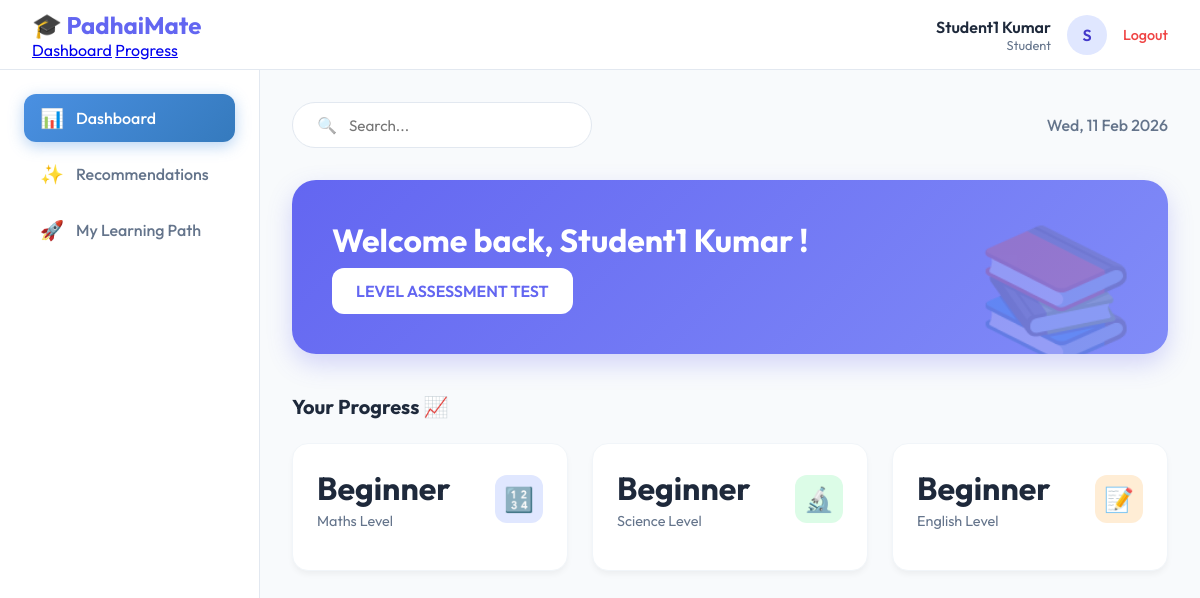
The app's page /account/student/student-dashboard (signed in), older data.
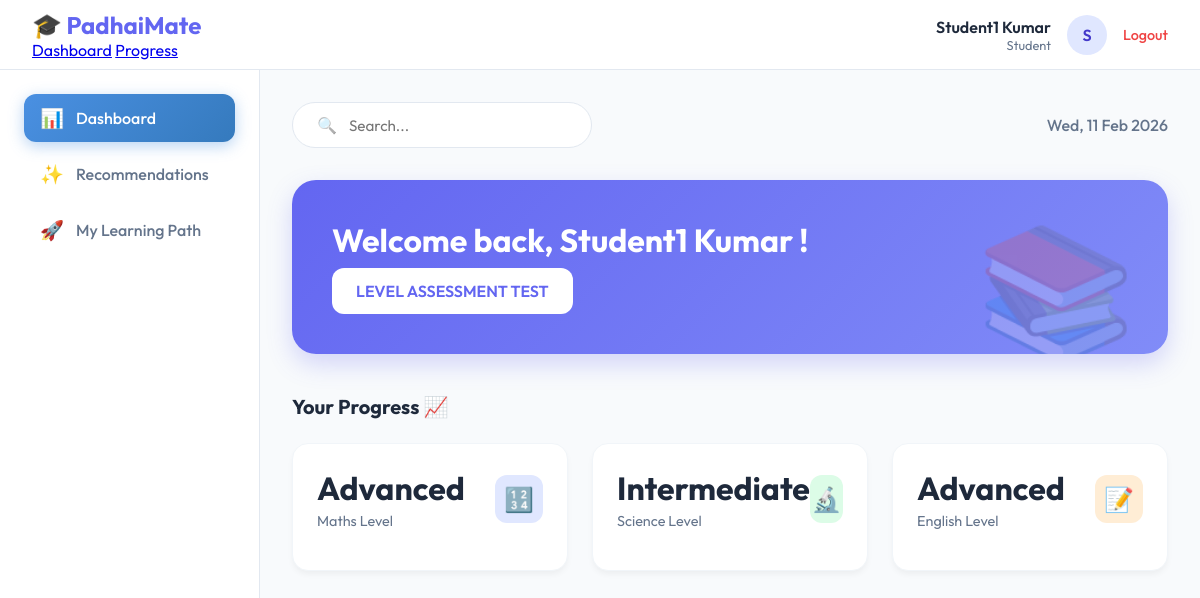
The same page, newer data.
### student/models.py (models this page shows, shortened)
class StudentProfile(models.Model):
    user = models.OneToOneField(
        User,
        on_delete=models.CASCADE,
        related_name="student_profile"
    )
    student_class = models.IntegerField(choices=CLASS_CHOICES)
    maths_level = models.CharField(
        max_length=20,
        choices=[
            ("Beginner", "Beginner"),
            ("Intermediate", "Intermediate"),
            ("Advanced", "Advanced"),
        ],
        default="Beginner"
    )
    science_level = models.CharField(
        max_length=20,
        choices=[
            ("Beginner", "Beginner"),
            ("Intermediate", "Intermediate"),
            ("Advanced", "Advanced"),
        ],
        default="Beginner"
    )
    english_level = models.CharField(
        max_length=20,
        choices=[
            ("Beginner", "Beginner"),
            ("Intermediate", "Intermediate"),
            ("Advanced", "Advanced"),
        ],
        default="Beginner"
    )

### student/views.py (the view)
# urls.py: path('student-dashboard', views.dashboard, name='student-dashboard'),
@login_required
def dashboard(request):
    if request.session.get("clear_answers"):
        request.session.pop("answers", None)
        request.session.pop("clear_answers", None)
    first_name = request.user.first_name
    last_name = request.user.last_name
    current_date = datetime.now()
    test_result = request.session.get("last_test_result")
    overall_level = request.session.get("overall_level")
    student_profile = request.user.student_profile
    maths_level = student_profile.maths_level
    science_level = student_profile.science_level
    english_level = student_profile.english_level
    parameters = {
        'first_name': first_name,
        'last_name': last_name,
        'current_date': current_date,
        'test_result': test_result,
        'overall_level': overall_level,
        'maths_level': maths_level,
        'science_level': science_level,
        'english_level': english_level,
    }
    return render(request, 'student/student-dashboard.html', parameters)

### notifications/context_processors.py (called while the page is built)
def notification_count(request):
    if request.user.is_authenticated:
        unread_count = Notification.objects.filter(
            user=request.user,
            is_read=False
        ).count()
    else:
        unread_count = 0
    return {
        'unread_count': unread_count
    }

### templates/student/student-dashboard.html (shortened to what the changed rows need)
<!doctype html>
{% load static %}
<html lang="en">
<head>
</head>
<body>
  <div class="app-container">
    <main class="main-content">
      <div class="welcome-section">
        <div class="welcome-text">
          <h1>
            Welcome back, {% if user.first_name %} {{ user.first_name }} {{user.last_name }} {% else %} {{ user.username}} {% endif %} !
          </h1>
        </div>
      </div>
      <h2 class="section-title" id="progress">Your Progress 📈</h2>
      <div class="stats-grid">
        <div class="stat-card">
          <div class="stat-header">
            <div>
              <div class="stat-value">{{ maths_level }}</div>
              <div class="stat-label">Maths Level</div>
            </div>
          </div>
        </div>
        <div class="stat-card">
          <div class="stat-header">
            <div>
              <div class="stat-value">{{ science_level }}</div>
              <div class="stat-label">Science Level</div>
            </div>
          </div>
        </div>
        <div class="stat-card">
          <div class="stat-header">
            <div>
              <div class="stat-value">{{ english_level }}</div>
              <div class="stat-label">English Level</div>
            </div>
          </div>
        </div>
      </div>
    </main>
  </div>
</body>
</html>

Row changes from the older to the newer data that the page shows:
changed StudentProfile: maths_level "Beginner" → "Advanced"; science_level "Beginner" → "Intermediate"; english_level "Beginner" → "Advanced"
